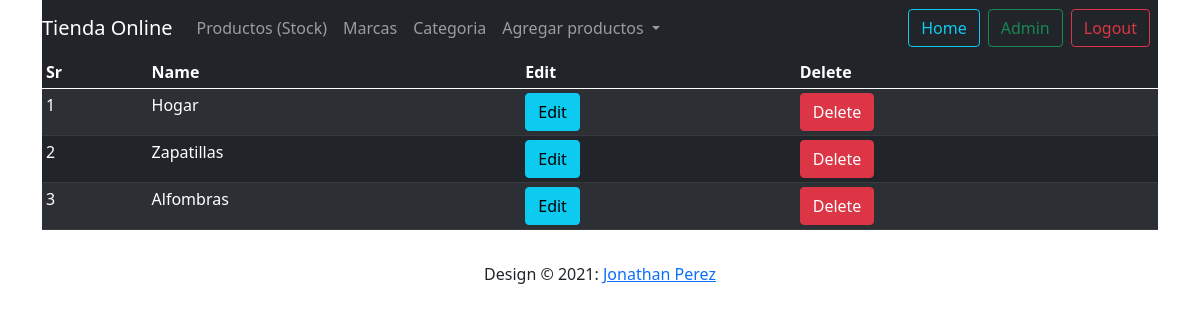
The page /category (signed in) on the database as committed earlier.
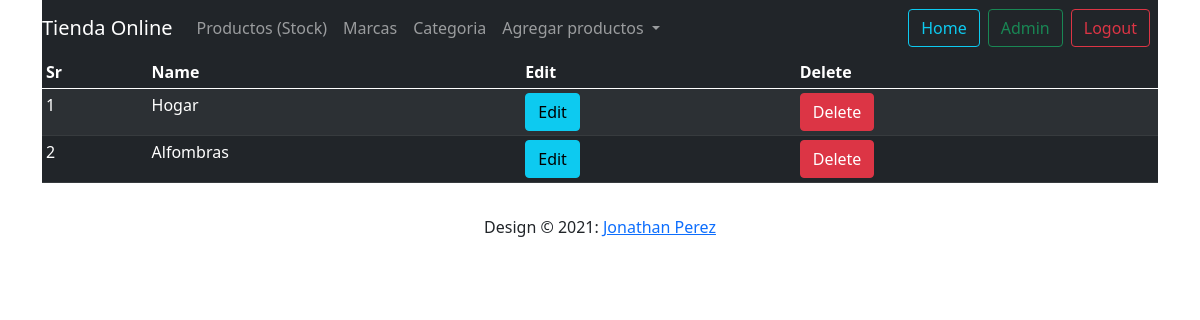
The same page on the database as committed later.
### shop/products/models.py (models this page shows)
class Category(db.Model):
    id = db.Column(db.Integer, primary_key=True)
    name = db.Column(db.String(30), nullable=False, unique=True)

### shop/admin/routes.py (the view)
@app.route('/category')
def category():
    if 'email' not in  session:
        flash('Please login first', 'danger')
        return redirect(url_for('login'))
    categories = Category.query.order_by(Category.id.desc()).all()
    return render_template('admin/brand.html', title='Category page', categories=categories)

### shop/templates/admin/brand.html (shortened to what this page needs)
{% extends 'layout.html'%}
{% block content%}
    <div class="container">
        <nav class="navbar navbar-expand-lg navbar-dark bg-dark">
            <a class="navbar-brand" href="{{url_for('admin')}}">Tienda Online</a>
            <div class="collapse navbar-collapse" id="navbarNavDropdown">
              <ul class="navbar-nav">
                <li class="nav-item active">
                  <a class="nav-link" href="{{url_for('admin')}}">Productos <span class="sr-only">(Stock)</span></a>
                </li>
                <li class="nav-item">
                  <a class="nav-link" href="{{url_for('brands')}}">Marcas</a>
                </li>
                <li class="nav-item">
                  <a class="nav-link" href="{{url_for('category')}}">Categoria</a>
                </li>
                <li class="nav-item dropdown">
                  <a class="nav-link dropdown-toggle" href="#" id="navbarDropdownMenuLink" role="button" data-toggle="dropdown" aria-haspopup="true" aria-expanded="false">
                    Agregar productos
                  </a>
                </li>
              </ul>
            </div>
            <a href=""<button class="btn btn-outline-info me-2" type="button">Home</button></a>
            <a href="{{url_for('admin')}}"><button class="btn btn-outline-success me-2" type="button">Admin</button></a>
            <a href="{{url_for('logout')}}"><button class="btn btn-outline-danger me-2" type="button">Logout</button></a>
          </nav>
    </div>
<div class="container">
    <table class="table table-sm table-striped table-condensed  table-hover table-dark">
        <thead>
            <th>Sr</th>
            <th>Name</th>
            <th>Edit</th>
            <th>Delete</th>
        </thead>
        <tbody>
            {% if brands %}
            {% for brand in brands %}
                <tr>
                    <td>{{ loop.index }}</td>
                    <td>{{ brand.name }}</td>
                    <td><a href="{{url_for('updatebrand', id=brand.id)}}" class="btn btn-info">Edit</a></td>
                    <td>
                        <button type="button" class="btn btn-danger" data-bs-toggle="modal" data-bs-target="#exampleModal-{{brand.id}}">
                          Delete
                        </button>
                    </td>
                </tr>
            <div class="modal fade" id="exampleModal-{{brand.id}}" tabindex="-1" aria-labelledby="exampleModalLabel" aria-hidden="true">
              <div class="modal-dialog">
                <div class="modal-content">
                  <div class="modal-header">
                    <h5 class="modal-title" id="exampleModalLabel">{{brand.name}}</h5>
                    <button type="button" class="btn-close" data-bs-dismiss="modal" aria-label="Close"></button>
                  </div>
                  <div class="modal-body">
                    <p class="text-danger">Are you Sure that you want to delete this brand ({{ brand.name }}) </p>
                  </div>
                  <div class="modal-footer">
                    <button type="button" class="btn btn-secondary" data-bs-dismiss="modal">Cancel</button>
                    <form action="{{url_for('deletebrand', id=brand.id)}}" method="post">
                        <button type="submit" class="btn btn-danger">Delete</button>
                    </form>
                  </div>
                </div>
              </div>
            </div>
            {% endfor %}
            {% else %}
            {% for category in categories %}
                <tr>
                    <td>{{ loop.index }}</td>
                    <td>{{ category.name }}</td>
                    <td><a href="{{url_for('updatecat', id=category.id)}}" class="btn btn-info">Edit</a></td>
                    <td>
                        <button type="button" class="btn btn-danger" data-bs-toggle="modal" data-bs-target="#exampleModal-{{category.id}}">
                          Delete
                        </button>
                    </td>
                </tr>
            {% endfor %}
            {% endif %}
        </tbody>
    </table>
</div>
{% endblock %}

Rows that differ between the two databases and show on the page:
removed Category: name "Zapatillas"
